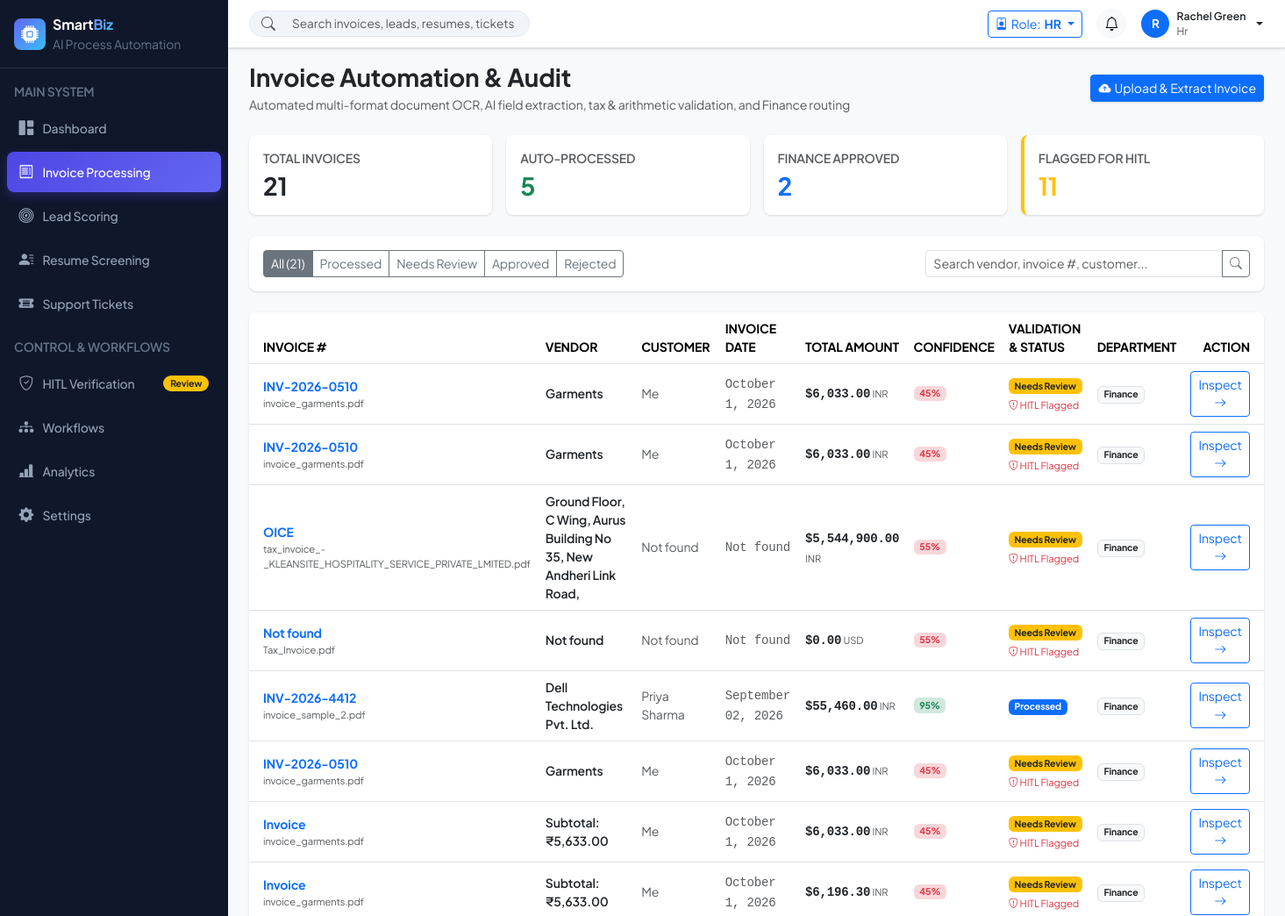
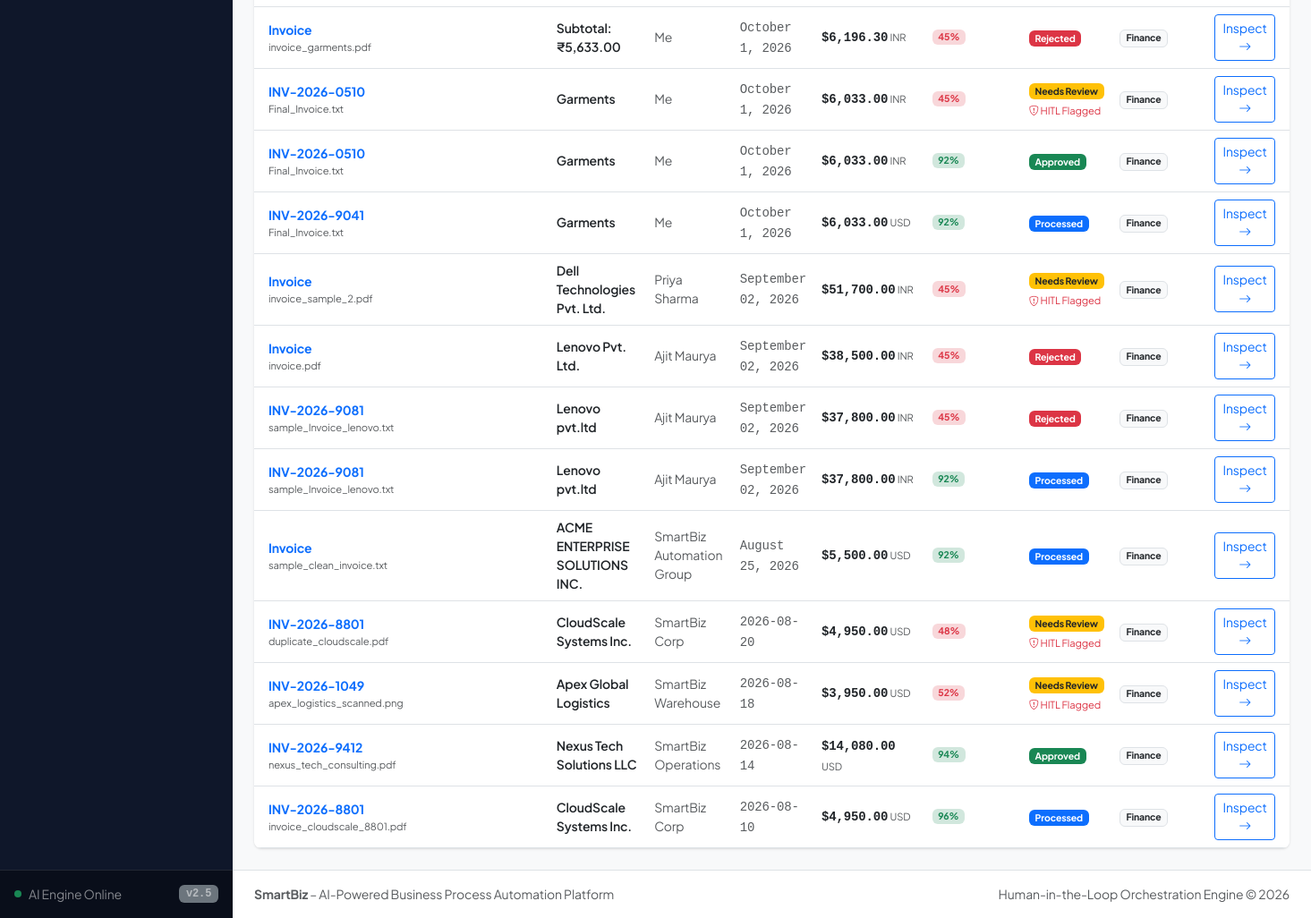
Page /invoices (signed in) on the committed database (2 pictures, top to bottom).
### models/models.py (models this page shows, shortened)
class Invoice(db.Model):
    __tablename__ = 'invoices'
    id = db.Column(db.Integer, primary_key=True)
    invoice_number = db.Column(db.String(100), nullable=True, index=True)
    vendor = db.Column(db.String(200), nullable=True)
    customer_name = db.Column(db.String(200), nullable=True)
    invoice_date = db.Column(db.String(50), nullable=True)
    due_date = db.Column(db.String(50), nullable=True)
    subtotal = db.Column(db.Float, default=0.0)
    tax = db.Column(db.Float, default=0.0)
    total = db.Column(db.Float, default=0.0)
    currency = db.Column(db.String(20), default='USD')
    payment_info = db.Column(db.String(255), nullable=True)
    file_path = db.Column(db.String(500), nullable=True)
    file_name = db.Column(db.String(255), nullable=True)
    file_type = db.Column(db.String(50), nullable=True)
    raw_text = db.Column(db.Text, nullable=True)
    extracted_data = db.Column(db.Text, nullable=True)  # JSON string
    validation_flags = db.Column(db.Text, nullable=True)  # JSON string of errors/warnings
    confidence = db.Column(db.Integer, default=0)  # 0 - 100
    status = db.Column(db.String(50), default='Uploaded')  # Uploaded, Processing, Processed, Needs Review, Approved, Rejected
    assigned_department = db.Column(db.String(50), default='Finance')
    created_at = db.Column(db.DateTime, default=utc_now)
    updated_at = db.Column(db.DateTime, default=utc_now, onupdate=datetime.utcnow)

### routes/invoices.py (the view)
@invoices_bp.route('/invoices')
@login_required
def index():
    status_filter = request.args.get('status', 'all')
    search_query = request.args.get('q', '').strip()
    query = Invoice.query
    if status_filter != 'all':
        query = query.filter_by(status=status_filter)
    if search_query:
        query = query.filter(
            (Invoice.invoice_number.ilike(f'%{search_query}%')) |
            (Invoice.vendor.ilike(f'%{search_query}%')) |
            (Invoice.customer_name.ilike(f'%{search_query}%'))
        )
    invoices = query.order_by(Invoice.created_at.desc()).all()
    total_count = Invoice.query.count()
    approved_count = Invoice.query.filter_by(status='Approved').count()
    processed_count = Invoice.query.filter_by(status='Processed').count()
    review_count = Invoice.query.filter_by(status='Needs Review').count()
    return render_template(
        'invoices.html',
        invoices=invoices,
        status_filter=status_filter,
        search_query=search_query,
        total_count=total_count,
        approved_count=approved_count,
        processed_count=processed_count,
        review_count=review_count
    )

### templates/invoices.html (shortened to what this page needs)
{% extends "base.html" %}
{% block content %}
<div class="d-flex flex-column flex-md-row align-items-md-center justify-content-between gap-3 mb-4">
    <div>
        <h3 class="fw-bold text-dark mb-1">Invoice Automation & Audit</h3>
        <p class="text-muted small mb-0">Automated multi-format document OCR, AI field extraction, tax & arithmetic validation, and Finance routing</p>
    </div>
    <div class="d-flex align-items-center gap-2">
        <button class="btn btn-primary btn-sm d-flex align-items-center gap-1 shadow-xs" data-bs-toggle="modal" data-bs-target="#uploadInvoiceModal">
            <i class="bi bi-cloud-arrow-up-fill"></i> Upload & Extract Invoice
        </button>
    </div>
</div>
<div class="row g-3 mb-4">
    <div class="col-6 col-md-3">
        <div class="card stat-card border-0 shadow-xs rounded-3 p-3">
            <div class="text-muted small fw-semibold text-uppercase mb-1">Total Invoices</div>
            <div class="h3 fw-bold text-dark mb-0">{{ total_count }}</div>
        </div>
    </div>
    <div class="col-6 col-md-3">
        <div class="card stat-card border-0 shadow-xs rounded-3 p-3">
            <div class="text-muted small fw-semibold text-uppercase mb-1">Auto-Processed</div>
            <div class="h3 fw-bold text-success mb-0">{{ processed_count }}</div>
        </div>
    </div>
    <div class="col-6 col-md-3">
        <div class="card stat-card border-0 shadow-xs rounded-3 p-3">
            <div class="text-muted small fw-semibold text-uppercase mb-1">Finance Approved</div>
            <div class="h3 fw-bold text-primary mb-0">{{ approved_count }}</div>
        </div>
    </div>
    <div class="col-6 col-md-3">
        <div class="card stat-card border-0 shadow-xs rounded-3 p-3 {% if review_count > 0 %}border-start border-warning border-4{% endif %}">
            <div class="text-muted small fw-semibold text-uppercase mb-1">Flagged for HITL</div>
            <div class="h3 fw-bold text-warning mb-0">{{ review_count }}</div>
        </div>
    </div>
</div>
<div class="card border-0 shadow-xs rounded-3 mb-4">
    <div class="card-body p-3">
        <div class="row g-2 align-items-center justify-content-between">
            <div class="col-12 col-md-auto">
                <div class="btn-group btn-group-sm" role="group">
                    <a href="{{ url_for('invoices.index', status='all') }}" class="btn btn-outline-secondary {% if status_filter == 'all' %}active{% endif %}">All ({{ total_count }})</a>
                    <a href="{{ url_for('invoices.index', status='Processed') }}" class="btn btn-outline-secondary {% if status_filter == 'Processed' %}active{% endif %}">Processed</a>
                    <a href="{{ url_for('invoices.index', status='Needs Review') }}" class="btn btn-outline-secondary {% if status_filter == 'Needs Review' %}active{% endif %}">Needs Review</a>
                    <a href="{{ url_for('invoices.index', status='Approved') }}" class="btn btn-outline-secondary {% if status_filter == 'Approved' %}active{% endif %}">Approved</a>
                    <a href="{{ url_for('invoices.index', status='Rejected') }}" class="btn btn-outline-secondary {% if status_filter == 'Rejected' %}active{% endif %}">Rejected</a>
                </div>
            </div>
            <div class="col-12 col-md-4">
                <form method="GET" action="{{ url_for('invoices.index') }}">
                    <div class="input-group input-group-sm">
                        <input type="text" name="q" class="form-control" placeholder="Search vendor, invoice #, customer..." value="{{ search_query }}">
                        <button class="btn btn-outline-secondary" type="submit"><i class="bi bi-search"></i></button>
                    </div>
                </form>
            </div>
        </div>
    </div>
</div>
<div class="card border-0 shadow-xs rounded-3 overflow-hidden">
    <div class="table-responsive">
        <table class="table table-hover align-middle mb-0">
            <thead class="bg-light text-muted small text-uppercase">
                <tr>
                    <th class="ps-3">Invoice #</th>
                    <th>Vendor</th>
                    <th>Customer</th>
                    <th>Invoice Date</th>
                    <th>Total Amount</th>
                    <th>Confidence</th>
                    <th>Validation & Status</th>
                    <th>Department</th>
                    <th class="pe-3 text-end">Action</th>
                </tr>
            </thead>
            <tbody class="divide-y small">
                {% for inv in invoices %}
                <tr>
                    <td class="ps-3">
                        <a href="{{ url_for('invoices.detail', invoice_id=inv.id) }}" class="fw-bold text-primary text-decoration-none">
                            {{ inv.invoice_number or ('INV-#' ~ inv.id) }}
                        </a>
                        <div class="text-muted" style="font-size: 0.7rem;">{{ inv.file_name or 'Uploaded doc' }}</div>
                    </td>
                    <td>
                        <div class="fw-semibold text-dark">{{ inv.vendor }}</div>
                    </td>
                    <td>
                        <div class="text-muted">{{ inv.customer_name or 'N/A' }}</div>
                    </td>
                    <td>
                        <span class="font-monospace text-muted">{{ inv.invoice_date or 'N/A' }}</span>
                    </td>
                    <td>
                        <span class="fw-bold text-dark font-monospace">${{ "{:,.2f}".format(inv.total) }}</span>
                        <span class="text-muted" style="font-size: 0.7rem;">{{ inv.currency }}</span>
                    </td>
                    <td>
                        <div class="d-flex align-items-center gap-2">
                            <span class="badge {% if inv.confidence >= 80 %}bg-success-subtle text-success{% elif inv.confidence >= 60 %}bg-warning-subtle text-warning{% else %}bg-danger-subtle text-danger{% endif %} fw-bold">
                                {{ inv.confidence }}%
                            </span>
                        </div>
                    </td>
                    <td>
                        <span class="badge {% if inv.status == 'Approved' %}bg-success text-white{% elif inv.status == 'Processed' %}bg-primary text-white{% elif inv.status == 'Needs Review' %}bg-warning text-dark{% elif inv.status == 'Rejected' %}bg-danger text-white{% else %}bg-secondary text-white{% endif %}">
                            {{ inv.status }}
                        </span>
                        {% if inv.status == 'Needs Review' %}
                        <div class="text-danger mt-1" style="font-size: 0.7rem;"><i class="bi bi-shield-exclamation"></i> HITL Flagged</div>
                        {% endif %}
                    </td>
                    <td>
                        <span class="badge bg-light text-dark border">{{ inv.assigned_department }}</span>
                    </td>
                    <td class="pe-3 text-end">
                        <a href="{{ url_for('invoices.detail', invoice_id=inv.id) }}" class="btn btn-sm btn-outline-primary">
                            Inspect <i class="bi bi-arrow-right"></i>
                        </a>
                    </td>
                </tr>
                {% endfor %}
            </tbody>
        </table>
    </div>
</div>
{% endblock %}

### rows in the picture
Invoice: invoice_number "INV-2026-0510", file_name "invoice_garments.pdf", vendor "Garments", customer_name "Me", invoice_date "October 1, 2026", total "6,033.00", currency "INR", confidence "45", status "Needs Review", shows "HITL Flagged", assigned_department "Finance"
Invoice: invoice_number "INV-2026-0510", file_name "invoice_garments.pdf", vendor "Garments", customer_name "Me", invoice_date "October 1, 2026", total "6,033.00", currency "INR", confidence "45", status "Needs Review", shows "HITL Flagged", assigned_department "Finance"
Invoice: invoice_number "OICE", file_name "tax_invoice_-_KLEANSITE_HOSPITALITY_SERVICE_PRIVATE_LMITED.pdf", vendor "Ground Floor, C Wing, Aurus Building No 35, New Andheri Link Road,", customer_name "Not found", invoice_date "Not found", total "5,544,900.00", currency "INR", confidence "55", status "Needs Review", shows "HITL Flagged", assigned_department "Finance"
Invoice: invoice_number "Not found", file_name "Tax_Invoice.pdf", vendor "Not found", customer_name "Not found", invoice_date "Not found", total "0.00", currency "USD", confidence "55", status "Needs Review", shows "HITL Flagged", assigned_department "Finance"
Invoice: invoice_number "INV-2026-4412", file_name "invoice_sample_2.pdf", vendor "Dell Technologies Pvt. Ltd.", customer_name "Priya Sharma", invoice_date "September 02, 2026", total "55,460.00", currency "INR", confidence "95", status "Processed", assigned_department "Finance"
Invoice: invoice_number "INV-2026-0510", file_name "invoice_garments.pdf", vendor "Garments", customer_name "Me", invoice_date "October 1, 2026", total "6,033.00", currency "INR", confidence "45", status "Needs Review", shows "HITL Flagged", assigned_department "Finance"
Invoice: invoice_number "Invoice", file_name "invoice_garments.pdf", vendor "Subtotal: ₹5,633.00", customer_name "Me", invoice_date "October 1, 2026", total "6,033.00", currency "INR", confidence "45", status "Needs Review", shows "HITL Flagged", assigned_department "Finance"
Invoice: invoice_number "Invoice", file_name "invoice_garments.pdf", vendor "Subtotal: ₹5,633.00", customer_name "Me", invoice_date "October 1, 2026", total "6,196.30", currency "INR", confidence "45", status "Needs Review", shows "HITL Flagged", assigned_department "Finance"
Invoice: invoice_number "Invoice", file_name "invoice_garments.pdf", vendor "Subtotal: ₹5,633.00", customer_name "Me", invoice_date "October 1, 2026", total "6,196.30", currency "INR", confidence "45", status "Rejected", assigned_department "Finance"
Invoice: invoice_number "INV-2026-0510", file_name "Final_Invoice.txt", vendor "Garments", customer_name "Me", invoice_date "October 1, 2026", total "6,033.00", currency "INR", confidence "45", status "Needs Review", shows "HITL Flagged", assigned_department "Finance"
Invoice: invoice_number "INV-2026-0510", file_name "Final_Invoice.txt", vendor "Garments", customer_name "Me", invoice_date "October 1, 2026", total "6,033.00", currency "INR", confidence "92", status "Approved", assigned_department "Finance"
Invoice: invoice_number "INV-2026-9041", file_name "Final_Invoice.txt", vendor "Garments", customer_name "Me", invoice_date "October 1, 2026", total "6,033.00", currency "USD", confidence "92", status "Processed", assigned_department "Finance"
Invoice: invoice_number "Invoice", file_name "invoice_sample_2.pdf", vendor "Dell Technologies Pvt. Ltd.", customer_name "Priya Sharma", invoice_date "September 02, 2026", total "51,700.00", currency "INR", confidence "45", status "Needs Review", shows "HITL Flagged", assigned_department "Finance"
Invoice: invoice_number "Invoice", file_name "invoice.pdf", vendor "Lenovo Pvt. Ltd.", customer_name "Ajit Maurya", invoice_date "September 02, 2026", total "38,500.00", currency "INR", confidence "45", status "Rejected", assigned_department "Finance"
Invoice: invoice_number "INV-2026-9081", file_name "sample_Invoice_lenovo.txt", vendor "Lenovo pvt.ltd", customer_name "Ajit Maurya", invoice_date "September 02, 2026", total "37,800.00", currency "INR", confidence "45", status "Rejected", assigned_department "Finance"
Invoice: invoice_number "INV-2026-9081", file_name "sample_Invoice_lenovo.txt", vendor "Lenovo pvt.ltd", customer_name "Ajit Maurya", invoice_date "September 02, 2026", total "37,800.00", currency "INR", confidence "92", status "Processed", assigned_department "Finance"
Invoice: invoice_number "Invoice", file_name "sample_clean_invoice.txt", vendor "ACME ENTERPRISE SOLUTIONS INC.", customer_name "SmartBiz Automation Group", invoice_date "August 25, 2026", total "5,500.00", currency "USD", confidence "92", status "Processed", assigned_department "Finance"
Invoice: invoice_number "INV-2026-8801", file_name "duplicate_cloudscale.pdf", vendor "CloudScale Systems Inc.", customer_name "SmartBiz Corp", invoice_date "2026-08-20", total "4,950.00", currency "USD", confidence "48", status "Needs Review", shows "HITL Flagged", assigned_department "Finance"
Invoice: invoice_number "INV-2026-1049", file_name "apex_logistics_scanned.png", vendor "Apex Global Logistics", customer_name "SmartBiz Warehouse", invoice_date "2026-08-18", total "3,950.00", currency "USD", confidence "52", status "Needs Review", shows "HITL Flagged", assigned_department "Finance"
Invoice: invoice_number "INV-2026-9412", file_name "nexus_tech_consulting.pdf", vendor "Nexus Tech Solutions LLC", customer_name "SmartBiz Operations", invoice_date "2026-08-14", total "14,080.00", currency "USD", confidence "94", status "Approved", assigned_department "Finance"
Invoice: invoice_number "INV-2026-8801", file_name "invoice_cloudscale_8801.pdf", vendor "CloudScale Systems Inc.", customer_name "SmartBiz Corp", invoice_date "2026-08-10", total "4,950.00", currency "USD", confidence "96", status "Processed", assigned_department "Finance"

### other values in the picture
{{ session.get('role', 'admin') }} "HR"
{{ session.get('user_name', 'A')[0] }} "R"
{{ session.get('user_name', 'Alex Morgan') }} "Rachel Green"
{{ session.get('role', 'admin') }} "Hr"
{{ total_count }} "21"
{{ processed_count }} "5"
{{ approved_count }} "2"
{{ review_count }} "11"
